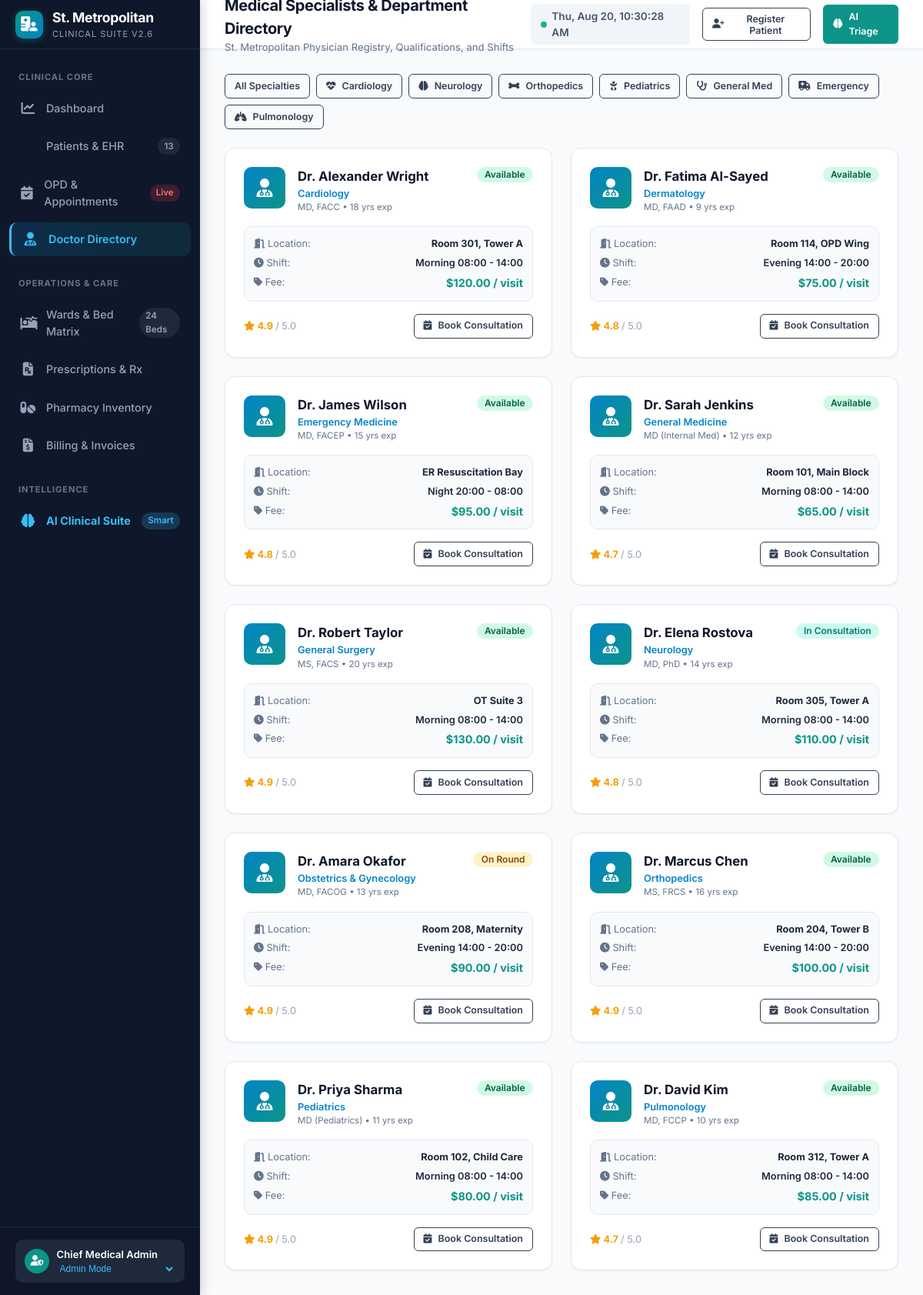
Page /doctors on the committed database.
### tables this page shows
CREATE TABLE doctors (
        id INTEGER PRIMARY KEY AUTOINCREMENT,
        doctor_uid TEXT UNIQUE NOT NULL,
        name TEXT NOT NULL,
        department TEXT NOT NULL,
        specialization TEXT NOT NULL,
        qualification TEXT,
        experience_years INTEGER,
        room_number TEXT,
        phone TEXT,
        email TEXT,
        shift TEXT,
        consultation_fee REAL DEFAULT 50.0,
        status TEXT DEFAULT 'Available', -- 'Available', 'In Consultation', 'On Round', 'Off Duty'
        rating REAL DEFAULT 4.8
    );

### app.py (the view)
@app.get("/doctors", response_class=HTMLResponse)
async def doctors_page(request: Request, dept: Optional[str] = None):
    doctors = get_all_doctors(department=dept or "")
    metrics = get_dashboard_metrics()
    return templates.TemplateResponse(
        request=request,
        name="doctors.html",
        context={
            "active_page": "doctors",
            "doctors": doctors,
            "current_dept": dept,
            "total_patients": metrics["total_patients"]
        }
    )

### templates/doctors.html (shortened to what this page needs)
{% extends "base.html" %}
{% block page_subtitle %}St. Metropolitan Physician Registry, Qualifications, and Shifts{% endblock %}
{% block content %}
<div style="display:flex; gap:0.5rem; flex-wrap:wrap; margin-bottom: 1.5rem;">
    <a href="/doctors" class="btn btn-outline btn-sm {% if not current_dept or current_dept == 'All' %}btn-primary{% endif %}">All Specialties</a>
    <a href="/doctors?dept=Cardiology" class="btn btn-outline btn-sm {% if current_dept == 'Cardiology' %}btn-primary{% endif %}"><i class="fas fa-heartbeat"></i> Cardiology</a>
    <a href="/doctors?dept=Neurology" class="btn btn-outline btn-sm {% if current_dept == 'Neurology' %}btn-primary{% endif %}"><i class="fas fa-brain"></i> Neurology</a>
    <a href="/doctors?dept=Orthopedics" class="btn btn-outline btn-sm {% if current_dept == 'Orthopedics' %}btn-primary{% endif %}"><i class="fas fa-bone"></i> Orthopedics</a>
    <a href="/doctors?dept=Pediatrics" class="btn btn-outline btn-sm {% if current_dept == 'Pediatrics' %}btn-primary{% endif %}"><i class="fas fa-baby"></i> Pediatrics</a>
    <a href="/doctors?dept=General Medicine" class="btn btn-outline btn-sm {% if current_dept == 'General Medicine' %}btn-primary{% endif %}"><i class="fas fa-stethoscope"></i> General Med</a>
    <a href="/doctors?dept=Emergency Medicine" class="btn btn-outline btn-sm {% if current_dept == 'Emergency Medicine' %}btn-primary{% endif %}"><i class="fas fa-ambulance"></i> Emergency</a>
    <a href="/doctors?dept=Pulmonology" class="btn btn-outline btn-sm {% if current_dept == 'Pulmonology' %}btn-primary{% endif %}"><i class="fas fa-lungs"></i> Pulmonology</a>
</div>
<div style="display: grid; grid-template-columns: repeat(auto-fill, minmax(320px, 1fr)); gap: 1.5rem;">
    {% for doc in doctors %}
    <div class="card" style="transition: transform 0.2s ease;">
        <div class="card-body">
            <div style="display: flex; gap: 1rem; align-items: flex-start; margin-bottom: 1rem;">
                <div style="width: 54px; height: 54px; border-radius: var(--radius-md); background: linear-gradient(135deg, #0284c7, #0d9488); color: white; display: flex; align-items: center; justify-content: center; font-size: 1.5rem; font-weight: 700; flex-shrink: 0;">
                    <i class="fas fa-user-md"></i>
                </div>
                <div style="flex: 1;">
                    <div style="display:flex; justify-content:space-between; align-items:flex-start;">
                        <h3 style="font-size: 1.05rem; font-weight: 700; color: var(--slate-900);">{{ doc.name }}</h3>
                        <span class="badge {% if doc.status == 'Available' %}badge-success{% elif doc.status == 'In Consultation' %}badge-teal{% elif doc.status == 'On Round' %}badge-warning{% else %}badge-slate{% endif %}">
                            {{ doc.status }}
                        </span>
                    </div>
                    <div style="font-size: 0.8rem; font-weight: 600; color: var(--primary);">{{ doc.department }}</div>
                    <div style="font-size: 0.72rem; color: var(--slate-500);">{{ doc.qualification }} • {{ doc.experience_years }} yrs exp</div>
                </div>
            </div>
            <div style="background: var(--slate-50); border: 1px solid var(--slate-200); border-radius: var(--radius-md); padding: 0.75rem; font-size: 0.8rem; margin-bottom: 1rem;">
                <div style="display:flex; justify-content:space-between; margin-bottom: 0.35rem;">
                    <span style="color:var(--slate-500);"><i class="fas fa-door-open"></i> Location:</span>
                    <strong style="color:var(--slate-800);">{{ doc.room_number }}</strong>
                </div>
                <div style="display:flex; justify-content:space-between; margin-bottom: 0.35rem;">
                    <span style="color:var(--slate-500);"><i class="fas fa-clock"></i> Shift:</span>
                    <span style="color:var(--slate-800); font-weight:600;">{{ doc.shift }}</span>
                </div>
                <div style="display:flex; justify-content:space-between;">
                    <span style="color:var(--slate-500);"><i class="fas fa-tag"></i> Fee:</span>
                    <strong style="color:var(--teal); font-size:0.9rem;">${{ "%.2f"|format(doc.consultation_fee) }} / visit</strong>
                </div>
            </div>
            <div style="display:flex; justify-content:space-between; align-items:center;">
                <div style="font-size: 0.8rem; color: #f59e0b; font-weight: 700;">
                    <i class="fas fa-star"></i> {{ doc.rating }} <span style="color:var(--slate-400); font-weight:normal;">/ 5.0</span>
                </div>
                <a href="/appointments?doctor_id={{ doc.id }}" class="btn btn-outline btn-sm">
                    <i class="fas fa-calendar-check"></i> Book Consultation
                </a>
            </div>
        </div>
    </div>
    {% endfor %}
</div>
{% endblock %}

### static/css/styles.css (style rules this page uses)
:root { --primary: #0284c7; --primary-hover: #0369a1; --primary-light: #e0f2fe; --teal: #0d9488; --teal-hover: #0f766e; --teal-light: #ccfbf1; --success: #10b981; --success-light: #d1fae5; --warning: #f59e0b; --warning-light: #fef3c7; --danger: #ef4444; --danger-light: #fee2e2; --slate-900: #0f172a; --slate-800: #1e293b; --slate-700: #334155; --slate-600: #475569; --slate-500: #64748b; --slate-400: #94a3b8; --slate-200: #e2e8f0; --slate-100: #f1f5f9; --slate-50: #f8fafc; --white: #ffffff; --font-sans: 'Inter', -apple-system, BlinkMacSystemFont, "Segoe UI", Roboto, Oxygen, Ubuntu, Cantarell, sans-serif; --sidebar-width: 260px; --header-height: 64px; --radius-sm: 6px; --radius-md: 10px; --radius-lg: 14px; --radius-xl: 20px; --shadow-sm: 0 1px 2px 0 rgba(0, 0, 0, 0.05); --shadow-md: 0 4px 6px -1px rgba(0, 0, 0, 0.1), 0 2px 4px -1px rgba(0, 0, 0, 0.06); --shadow-lg: 0 10px 15px -3px rgba(0, 0, 0, 0.1), 0 4px 6px -2px rgba(0, 0, 0, 0.05); --shadow-xl: 0 20px 25px -5px rgba(0, 0, 0, 0.1), 0 10px 10px -5px rgba(0, 0, 0, 0.04); --transition: all 0.2s cubic-bezier(0.4, 0, 0.2, 1); }
* { box-sizing: border-box; margin: 0; padding: 0; }
body { font-family: var(--font-sans); background-color: #f8fafc; color: var(--slate-800); line-height: 1.5; -webkit-font-smoothing: antialiased; min-height: 100vh; display: flex; }
.btn { display: inline-flex; align-items: center; justify-content: center; gap: 0.5rem; padding: 0.55rem 1.1rem; font-size: 0.875rem; font-weight: 600; border-radius: var(--radius-md); border: 1px solid transparent; cursor: pointer; transition: var(--transition); text-decoration: none; font-family: inherit; }
.btn-primary { background-color: var(--primary); color: white; }
.btn-outline { background-color: transparent; border-color: var(--slate-300); color: var(--slate-700); }
.btn-sm { padding: 0.35rem 0.75rem; font-size: 0.78rem; border-radius: var(--radius-sm); }
.card { background-color: var(--white); border: 1px solid var(--slate-200); border-radius: var(--radius-lg); box-shadow: var(--shadow-sm); overflow: hidden; transition: var(--transition); }
.card-body { padding: 1.5rem; }
.badge { display: inline-flex; align-items: center; gap: 0.35rem; padding: 0.25rem 0.65rem; border-radius: 999px; font-size: 0.75rem; font-weight: 600; line-height: 1; }
.badge-success { background-color: var(--success-light); color: #065f46; }
.badge-teal { background-color: var(--teal-light); color: #0f766e; }
.badge-warning { background-color: var(--warning-light); color: #92400e; }

### rows in the picture
doctors: name "Dr. Alexander Wright", status "Available", department "Cardiology", qualification "MD, FACC", experience_years "18", room_number "Room 301, Tower A", shift "Morning 08:00 - 14:00", consultation_fee "120.00", rating "4.9"
doctors: name "Dr. Fatima Al-Sayed", status "Available", department "Dermatology", qualification "MD, FAAD", experience_years "9", room_number "Room 114, OPD Wing", shift "Evening 14:00 - 20:00", consultation_fee "75.00", rating "4.8"
doctors: name "Dr. James Wilson", status "Available", department "Emergency Medicine", qualification "MD, FACEP", experience_years "15", room_number "ER Resuscitation Bay", shift "Night 20:00 - 08:00", consultation_fee "95.00", rating "4.8"
doctors: name "Dr. Sarah Jenkins", status "Available", department "General Medicine", qualification "MD (Internal Med)", experience_years "12", room_number "Room 101, Main Block", shift "Morning 08:00 - 14:00", consultation_fee "65.00", rating "4.7"
doctors: name "Dr. Robert Taylor", status "Available", department "General Surgery", qualification "MS, FACS", experience_years "20", room_number "OT Suite 3", shift "Morning 08:00 - 14:00", consultation_fee "130.00", rating "4.9"
doctors: name "Dr. Elena Rostova", status "In Consultation", department "Neurology", qualification "MD, PhD", experience_years "14", room_number "Room 305, Tower A", shift "Morning 08:00 - 14:00", consultation_fee "110.00", rating "4.8"
doctors: name "Dr. Amara Okafor", status "On Round", department "Obstetrics & Gynecology", qualification "MD, FACOG", experience_years "13", room_number "Room 208, Maternity", shift "Evening 14:00 - 20:00", consultation_fee "90.00", rating "4.9"
doctors: name "Dr. Marcus Chen", status "Available", department "Orthopedics", qualification "MS, FRCS", experience_years "16", room_number "Room 204, Tower B", shift "Evening 14:00 - 20:00", consultation_fee "100.00", rating "4.9"
doctors: name "Dr. Priya Sharma", status "Available", department "Pediatrics", qualification "MD (Pediatrics)", experience_years "11", room_number "Room 102, Child Care", shift "Morning 08:00 - 14:00", consultation_fee "80.00", rating "4.9"
doctors: name "Dr. David Kim", status "Available", department "Pulmonology", qualification "MD, FCCP", experience_years "10", room_number "Room 312, Tower A", shift "Morning 08:00 - 14:00", consultation_fee "85.00", rating "4.7"

### other values in the picture
{{ total_patients or 10 }} "13"
